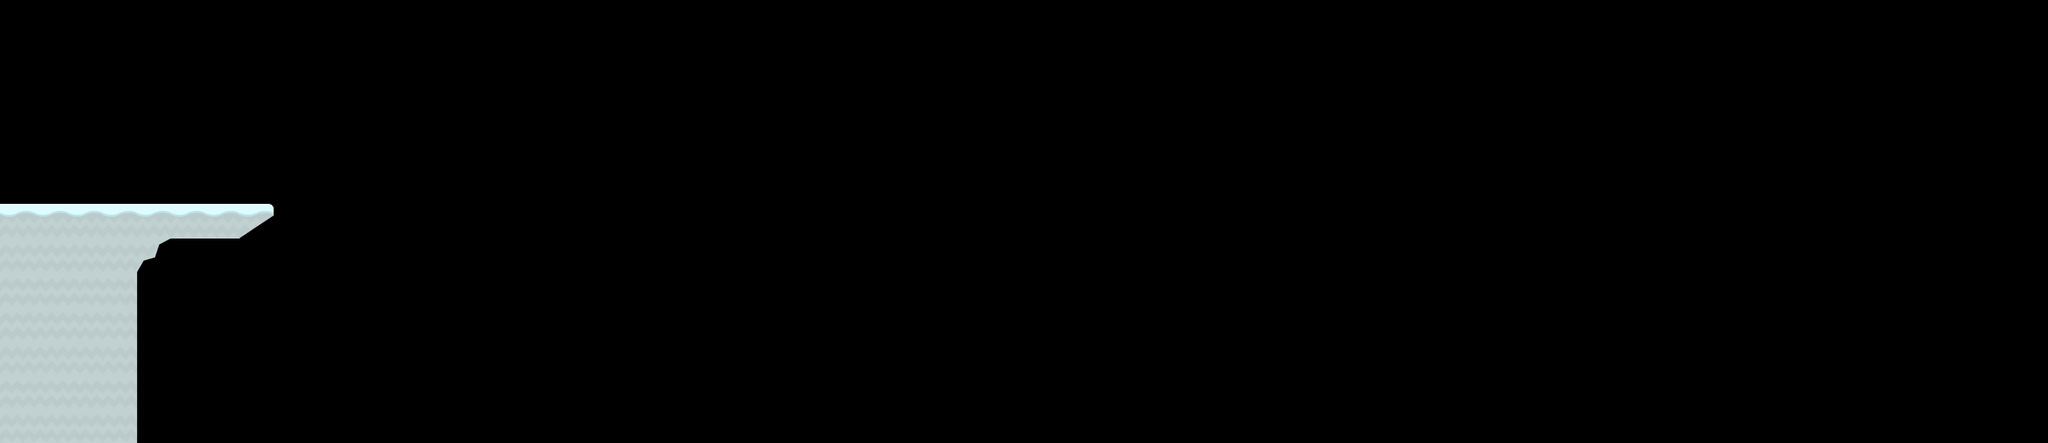

Rendered tile map (Tiled .tmx) drawn with the repository's tilesets; below, a short description and the map source with its tile grids summarised:
An orthogonal 60x13 tile map with 120x120 px tiles, 1 tile layer (Tile Layer 1) and 4 objects (player, floor-1, ledge, ledge-bottom).

<map version="1.0" orientation="orthogonal" width="60" height="13" tilewidth="120" tileheight="120">
 <tileset firstgid="1" name="tiles_spritesheet" tilewidth="122" tileheight="122" spacing="2" margin="2">
  <image source="tiles_spritesheet.png" trans="ff00ff" width="1986" height="1490" />
 </tileset>
 <objectgroup name="player" width="60" height="13">
  <object name="player" x="-42" y="557" width="94" height="147" />
 </objectgroup>
 <objectgroup name="walls" width="60" height="13">
  <object name="floor-1" x="0" y="720" width="480" height="840" />
  <object name="ledge" x="480" y="720">
   <polygon points="0,0 480,0 480,40 360,120 0,120" />
  </object>
  <object name="ledge-bottom" x="480" y="840">
   <polygon points="0,0 120,0 0,120" />
  </object>
 </objectgroup>
 <layer name="Tile Layer 1" width="60" height="13">
  <data>[780 cells, 33 non-empty, 4 distinct tile ids]</data>
 </layer>
</map>
